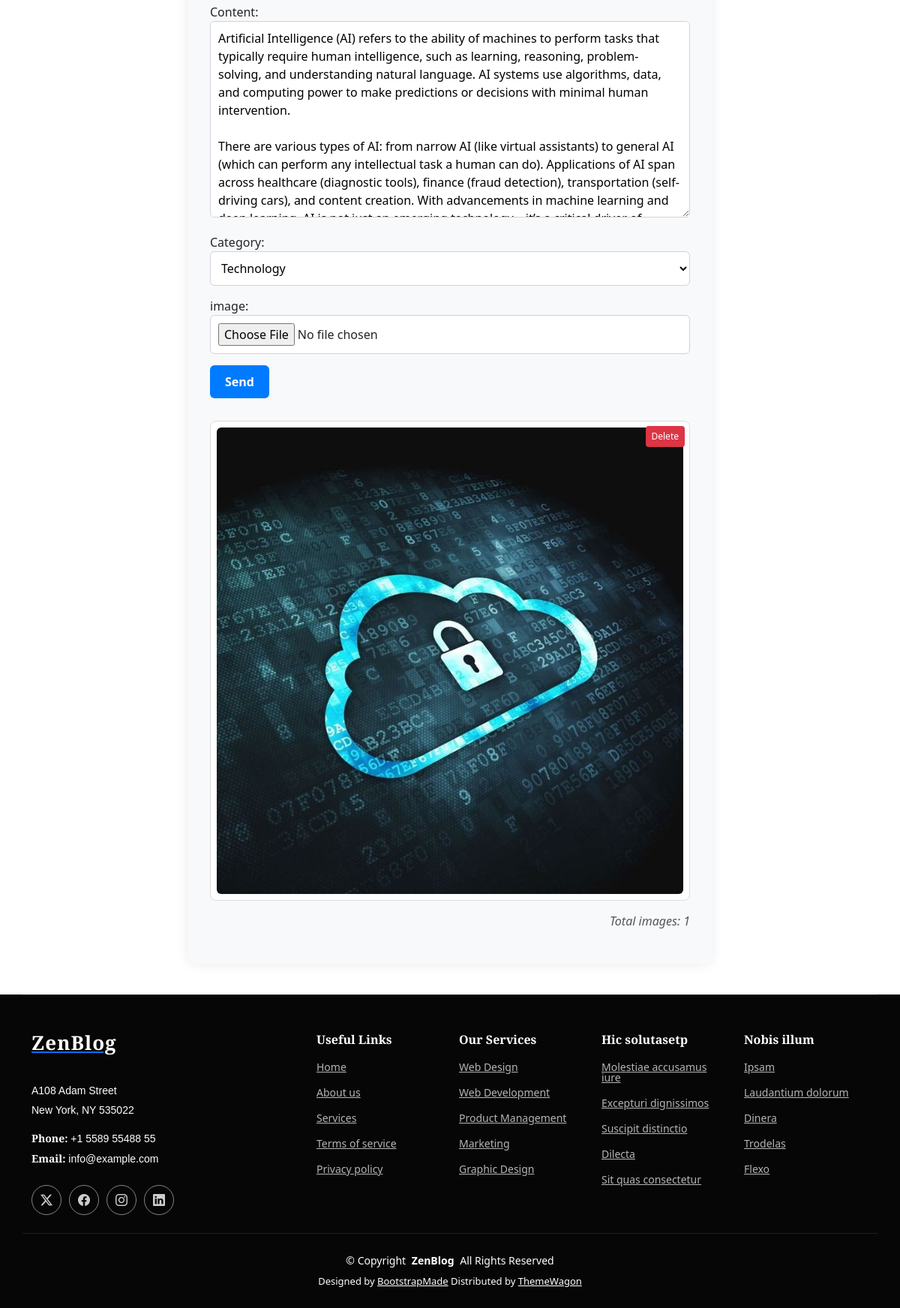
The page /blog/posts-edite/2 (lower part) on the database as committed earlier.
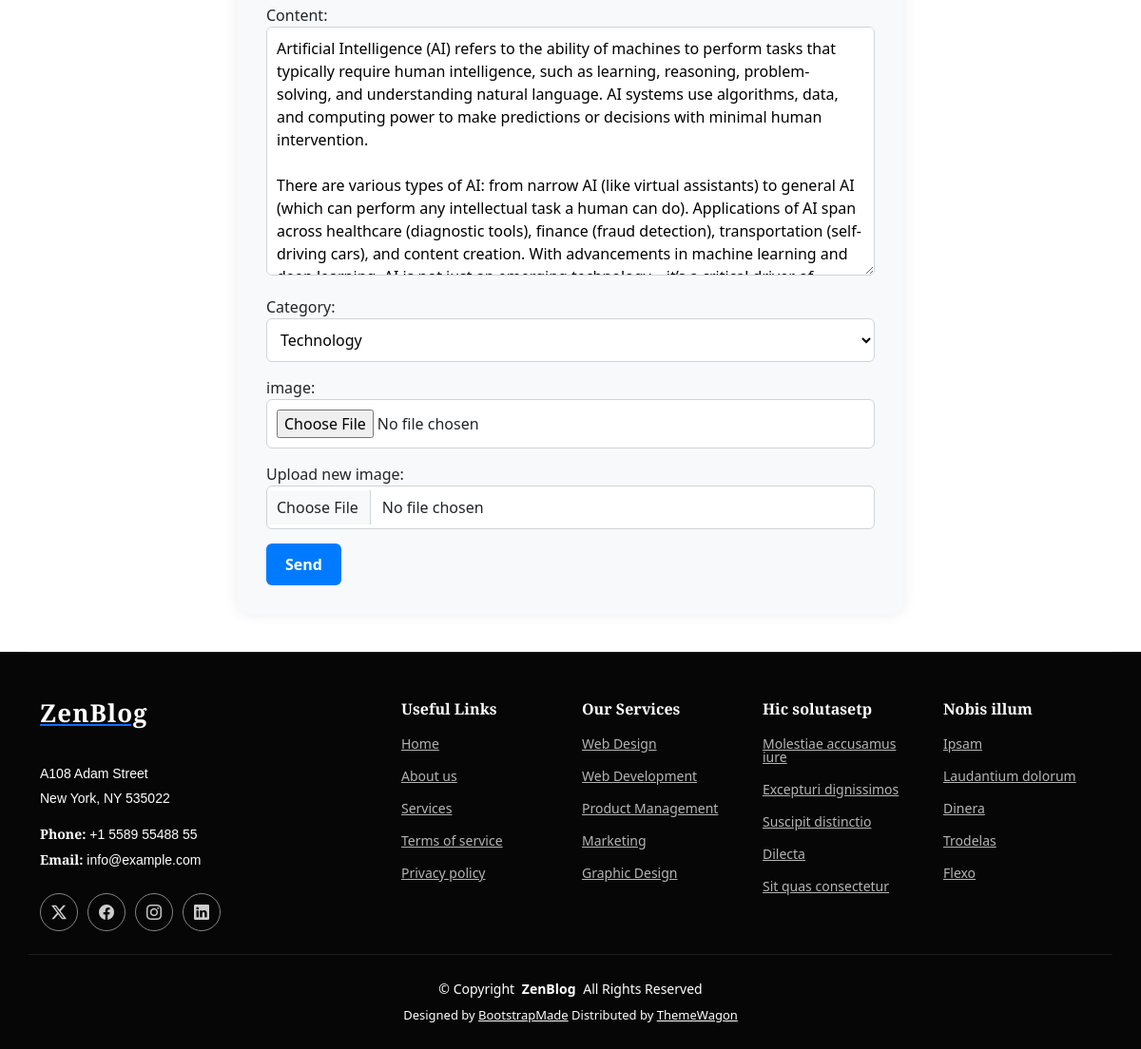
The same page on the database as committed later.
### blog/models.py (models this page shows, shortened)
class PostImage(models.Model):
    post=models.ForeignKey(Post,on_delete=models.CASCADE,related_name="images")
    image_field=models.ImageField(upload_to="post_image")
    title = models.CharField(max_length=250,default="image")
    objects = models.Manager()

class Post(models.Model):
    CATEGORY_CHOICES = (
        ("Culture", "Culture"),
        ("Business", "Business"),
        ("Lifestyle", "Lifestyle"),
        ("Technology", "Technology"),
    )
    class Status(models.TextChoices):
        DRAFT = "DF", "Draft"
        PUBLISHED = "PB", "Published"
        REJECTED = "RJ", "Rejected"
    title=models.CharField(max_length=250)
    meta_description=models.TextField()
    content = models.TextField(default="no description")
    slug=models.CharField(max_length=250)
    id=models.AutoField(primary_key=True)
    category=models.CharField(choices= CATEGORY_CHOICES,default="cul")
    status=models.CharField(choices=Status,default="DF",max_length=2)
    author=models.ForeignKey( settings.AUTH_USER_MODEL,on_delete=models.CASCADE,related_name="posts")
    publish = models.DateTimeField(default=timezone.now)
    create = models.DateTimeField(auto_now_add=True)
    update = models.DateTimeField(auto_now=True)
    tags = TaggableManager()
    objects = models.Manager()
    published = PublishedManager()
    class Meta:
        ordering = ["-publish"]
        indexes = [
            models.Index(fields=["-publish"])
        ]

### blog/views.py (the view)
# urls.py: path("posts-edite/<pk>", views.update_post, name="edite_post"),
def update_post(request, pk):
    post=get_object_or_404(Post, id=pk)
    post_tag=tags_text = ", ".join(tag.name for tag in post.tags.all())
    category = Post.CATEGORY_CHOICES
    if request.method == "POST":
        form = AddPost(request.POST,request.FILES,instance=post)
        if form.is_valid():
            post = form.save(commit=False)
            post.author = request.user
            post.save()
            form.save_m2m()
            image = form.cleaned_data.get('image')
            if image:
                PostImage.objects.create(image_field=image, post=post)
            return redirect("blog:profile")
    else:
        form = AddPost(instance=post)
    context = {
        'form': form,
        "post":post,
        "category":category,
        "post_tag":post_tag
    }
    return render(request, "forms/add_post.html", context)

### blog/forms.py
class AddPost(forms.ModelForm):
    image = forms.ImageField(label="image", required=True)
    class Meta:
        model=Post
        fields=["title","meta_description","content","category","tags"]

### blog/templates/forms/add_post.html (shortened to what this page needs)
{% extends 'parent/base.html' %}
{% block content %}
<div class="create-post-container">
  <form method="post" enctype="multipart/form-data" class="post-form">
    {{ form.as_p }}
   {% if not post.images.all %}
       <p>
            <label for="id_image">Upload new image:</label>
            <input type="file" name="image" id="id_image" class="form-control" />
        </p>
    {% endif %}
    <input type="submit" value="Send" class="btn-submit" />
  </form>
  {% if post.images.all %}
    <div class="images-gallery">
      {% for img in post.images.all %}
        <div class="image-item">
          <img src="{{ img.image_field.url }}" alt="post image" />
          <a href="{% url 'blog:delete_image' img.id %}" class="delete-btn">Delete</a>
        </div>
      {% endfor %}
    </div>
    <p class="image-count">Total images: {{ post.images.count }}</p>
  {% endif %}
</div>
{% endblock %}

Rows that differ between the two databases and show on the page:
removed PostImage: image_field (picture)
changed Post "Technology": images.count "1" → (not shown)
Other text that changed with them:
text no longer shown: "Total images:"
text now shown: "Upload new image:"
